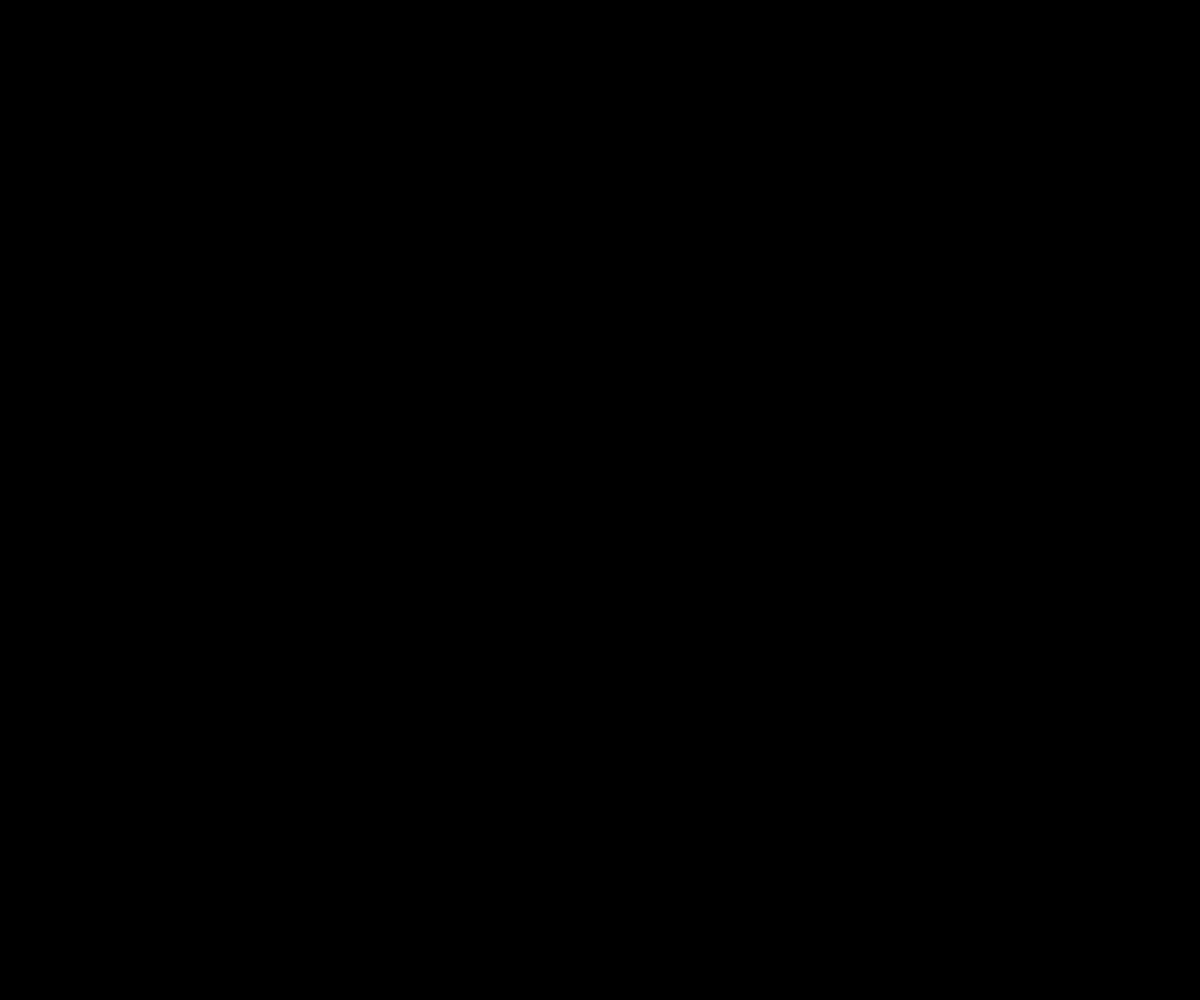
Frame 1 (no input)
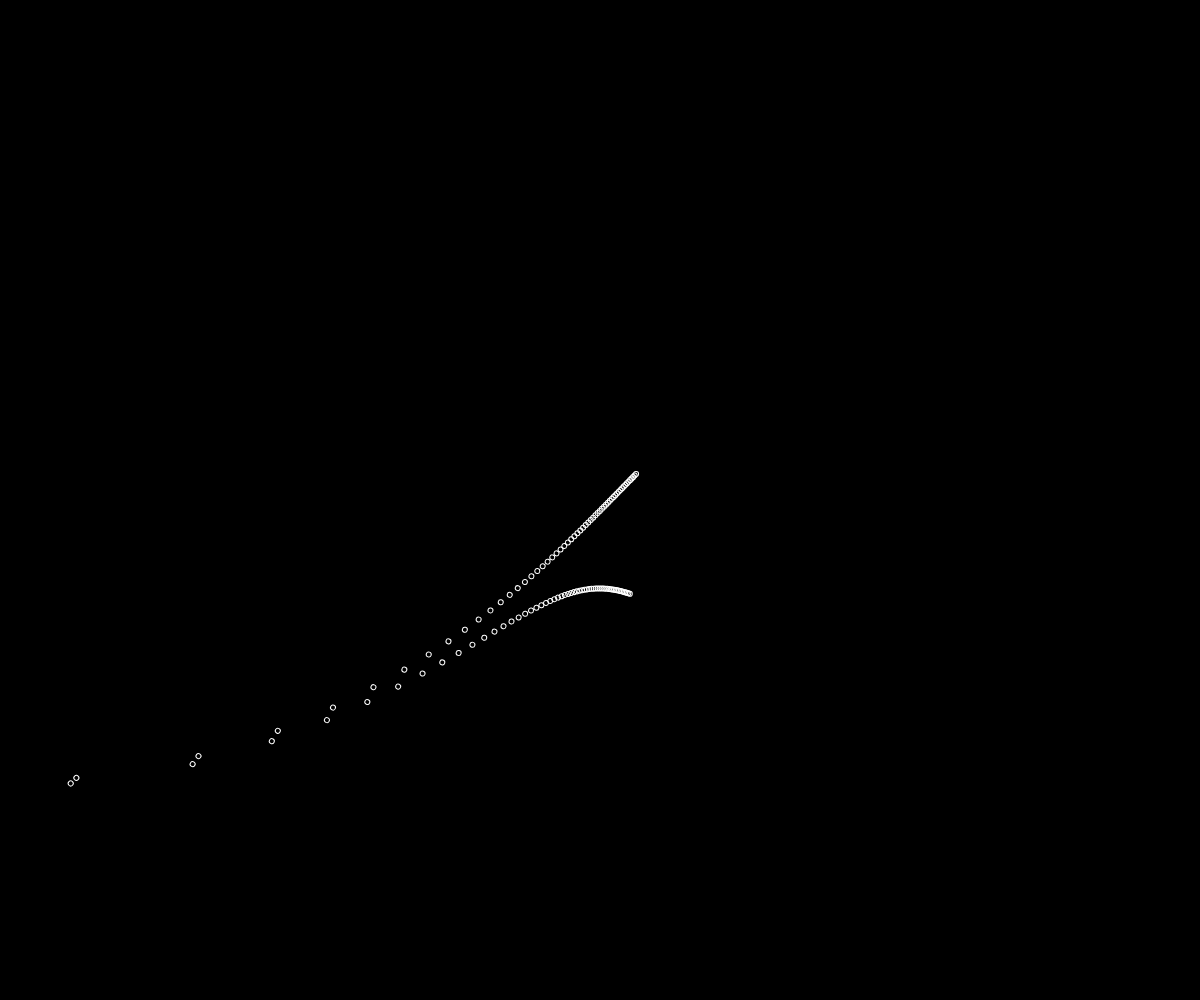
Frame 60 (no input)
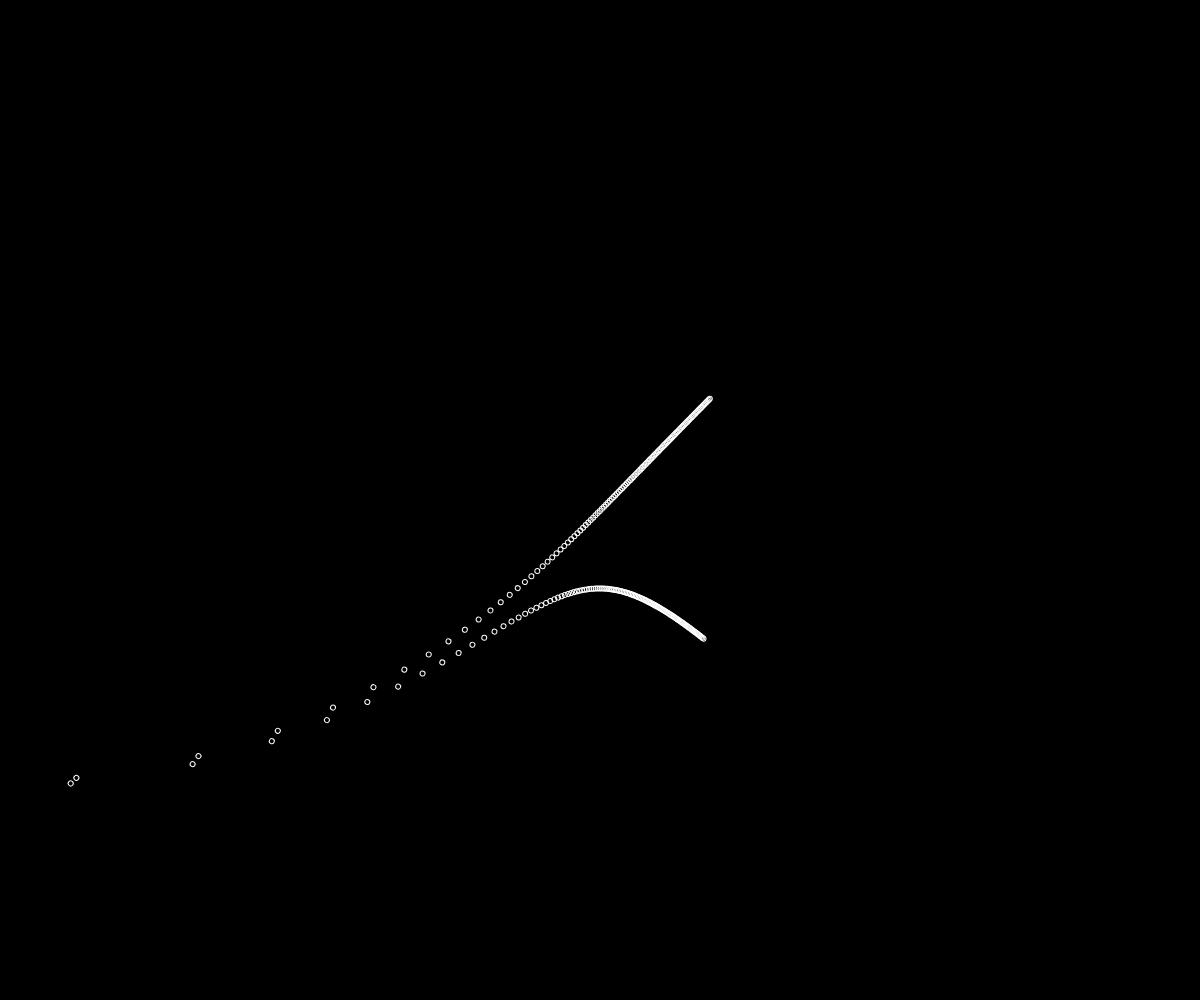
Frame 120 (the mouse pressed at the canvas centre since frame 60)

The p5.js sketch that drew these frames (run headless with seeded random() and noise() and a simulated clock; from frame 60 on, the mouse is pressed at the canvas centre):

// p5.js sketch
// ── sketch.js

let amount = 0

let circle_count = 2

let position_X
let position_y

function setup() {
  createCanvas(windowWidth, windowHeight)

  position_X = width / 2
  position_y = height / 2
  
  background(0)
  stroke(255)
  noFill()
}


function draw() {
  amount++
  
  rotate(PI / amount)

  
  if(circle_count > 0) circle(position_X + amount, position_y + amount, 5)
  if(circle_count > 1) circle(position_X + amount, position_y - amount, 5)
  if(circle_count > 2) circle(position_X - amount, position_y + amount, 5)
  if(circle_count > 3) circle(position_X - amount, position_y - amount, 5)
}

function restart() {
  clear()
  setup()
  amount = 0
}

function mouseClicked() {
  restart()
}

function keyReleased() {
  if(key === 'r') restart() 
  if(key === '1') { restart(); circle_count = 1 }
  if(key === '2') { restart(); circle_count = 2 }
  if(key === '3') { restart(); circle_count = 3 }
  if(key === '4') { restart(); circle_count = 4 }
}
